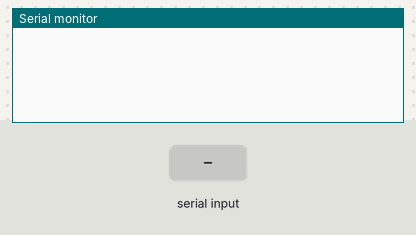
A sketch run on a simulated Arduino Uno, built with avr-gcc and run on an emulated ATmega328P. Shown: the last lines printed to the serial monitor. The inputs (shaded band) are chosen by the test bench.

Above: at 1.2 s.
1.3 s: "90,45\n" received over Serial
At 2.5 s:
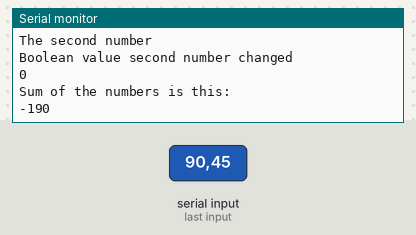
2.8 s: "30,150\n" received over Serial
At 4.1 s:
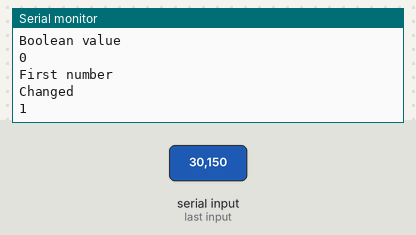
4.3 s: "90,45\n" received over Serial
Timing chart, 0 to 7.3 s (numbered marks = the images above; inputs shaded):
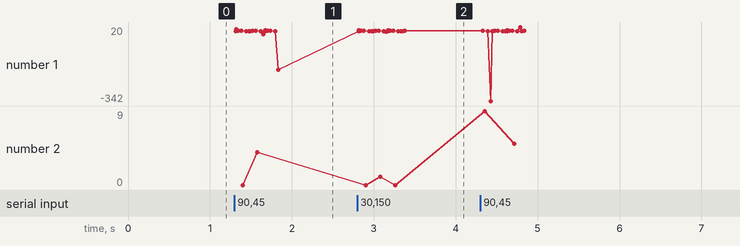

The sketch:

serial.ino.ino
```cpp
char Ch = 0;
char Ch1=0;
void setup() {
  // put your setup code here, to run once:

  Serial.begin(9600);
  Serial.setTimeout(-1);
}
int num1=0;
int num2=0;
boolean firstnum=false;
void loop() {
  // put your main code here, to run repeatedly:


  if (Serial.available()&&!firstnum) {
    Ch = Serial.read();
    Serial.println("Boolean value");
     Serial.println(firstnum);
    num1 = Ch-'0';
    Serial.write(Ch);
     Serial.println("");
    Serial.println("First number");
    firstnum = true;
    Serial.println("Changed");
    Serial.println(firstnum);

  }

 if (Serial.available()&& firstnum) {

  Serial.println("Boolean value second number");
     Serial.println(firstnum);
    Ch1 = Serial.read();
    num2 = Ch1-'0';
     Serial.println("The second number");
    Serial.write(Ch1);
    firstnum = false;
     Serial.println("Boolean value second number changed");
      Serial.println(firstnum);
     int sum=num2*num1;
      Serial.println("Sum of the numbers is this:");
      Serial.println(sum);
   }


}
```

Measured:
- after the input at 1.3 s, the serial monitor: prints a new line at once (image 1)
- after the input at 2.8 s, the serial monitor: prints a new line at once (image 2)
